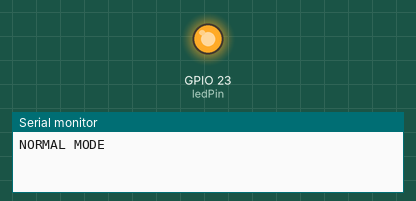
Recording of a sketch running on a simulated ESP32. On the bench: output pins drawn as LEDs (lit = HIGH), the last lines printed to the serial monitor.

Above: at 0.5 s.
At 3.8 s:
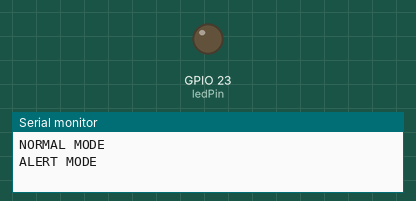
Timing chart, 0 to 6.4 s (numbered marks = the images above):
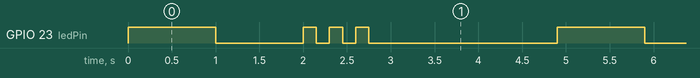

Measured:
- by itself, GPIO 23 (ledPin): repeats every 4.9 s: LOW 1.0 s, 2 × (HIGH 0.15 s, LOW 0.15 s), HIGH 0.15 s, LOW 2.2 s, HIGH 1.0 s
- by itself, everything shown: repeats every 4.9 s, in 8 steps

The sketch:

esp32_led_status.ino
```cpp
// Project 01: ESP32 LED Status Indicator
// Board: ESP32 (e.g., ESP32 Dev Module)
// Circuit: GPIO23 -> current-limiting resistor (~260 ohm) -> LED anode
//          LED cathode -> ESP32 GND
// This is a timed demonstration: modes do not respond to a sensor yet.

const int ledPin = 23;

void setup() {
  pinMode(ledPin, OUTPUT);
  Serial.begin(115200);
}

void loop() {
  // Normal mode: Slow blinking
  Serial.println("NORMAL MODE");
  digitalWrite(ledPin, HIGH);
  delay(1000);
  digitalWrite(ledPin, LOW);
  delay(1000);

  // Alert mode: Fast blinking
  Serial.println("ALERT MODE");
  for (int i = 0; i < 3; i++) {
    digitalWrite(ledPin, HIGH);
    delay(150);
    digitalWrite(ledPin, LOW);
    delay(150);
  }
  delay(2000);
}
```
